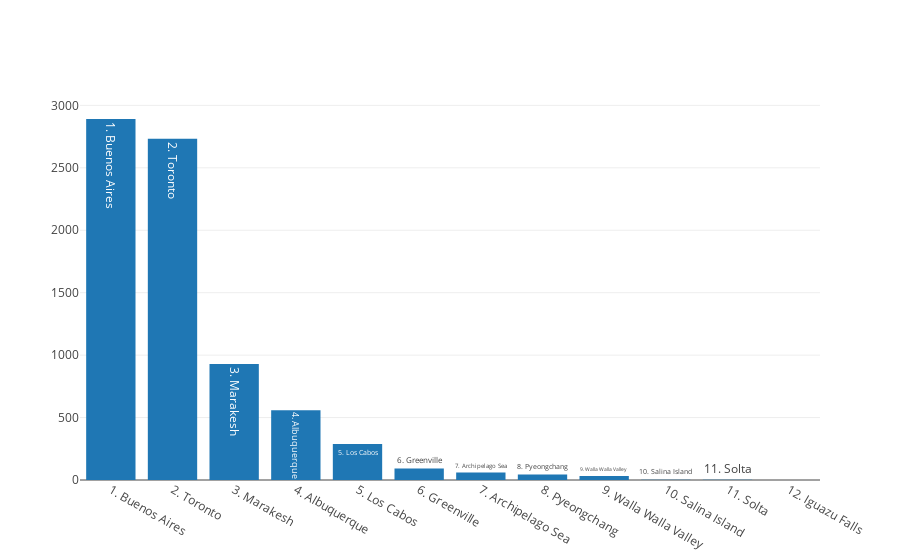

Notebook code cell kept with this figure:
### Code cell
import plotly
plotly.offline.init_notebook_mode(connected=True)
plotly.offline.iplot([trace_populations])

### Figure 1 — Plotly figure (JSON) as saved in the notebook; plotly's stock layout.template omitted (floating-point values rounded to 4 significant figures)
{"data": [{"name": "populations", "text": ["1. Buenos Aires", "2. Toronto", "3. Marakesh", "4. Albuquerque", "5. Los Cabos", "6. Greenville", "7. Archipelago Sea", "8. Pyeongchang", "9. Walla Walla Valley", "10. Salina Island", "11. Solta", "12. Iguazu Falls"], "type": "bar", "uid": "07ee7248-f523-11e9-a272-2f01d4fcf69c", "x": ["1. Buenos Aires", "2. Toronto", "3. Marakesh", "4. Albuquerque", "5. Los Cabos", "6. Greenville", "7. Archipelago Sea", "8. Pyeongchang", "9. Walla Walla Valley", "10. Salina Island", "11. Solta", "12. Iguazu Falls"], "y": [2891, 2732, 929, 559, 288, 93, 60, 44, 33, 3, 2, 0]}], "layout": {}}
